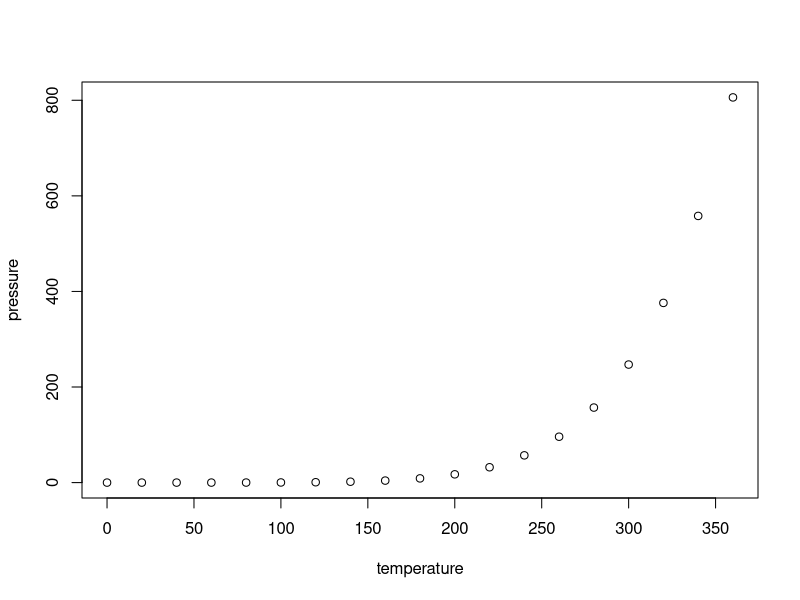
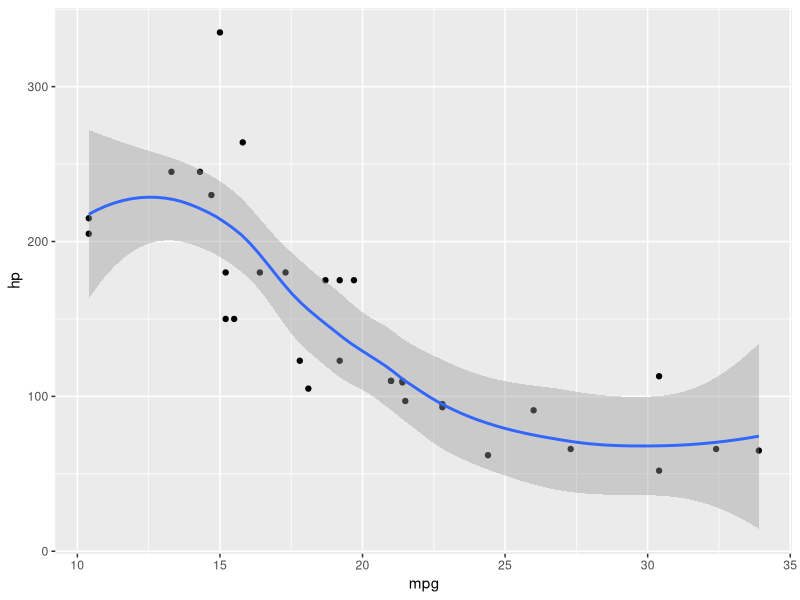

The R script that drew these images, in order:
## ---- chunk 1
knitr::opts_chunk$set(echo = TRUE)
## ---- chunk 2
summary(cars)
## ---- chunk 3
plot(pressure)
## ---- chunk 4
library(tidyverse)
ggplot(mtcars, aes(mpg, hp)) +
  geom_point() +
  geom_smooth()
